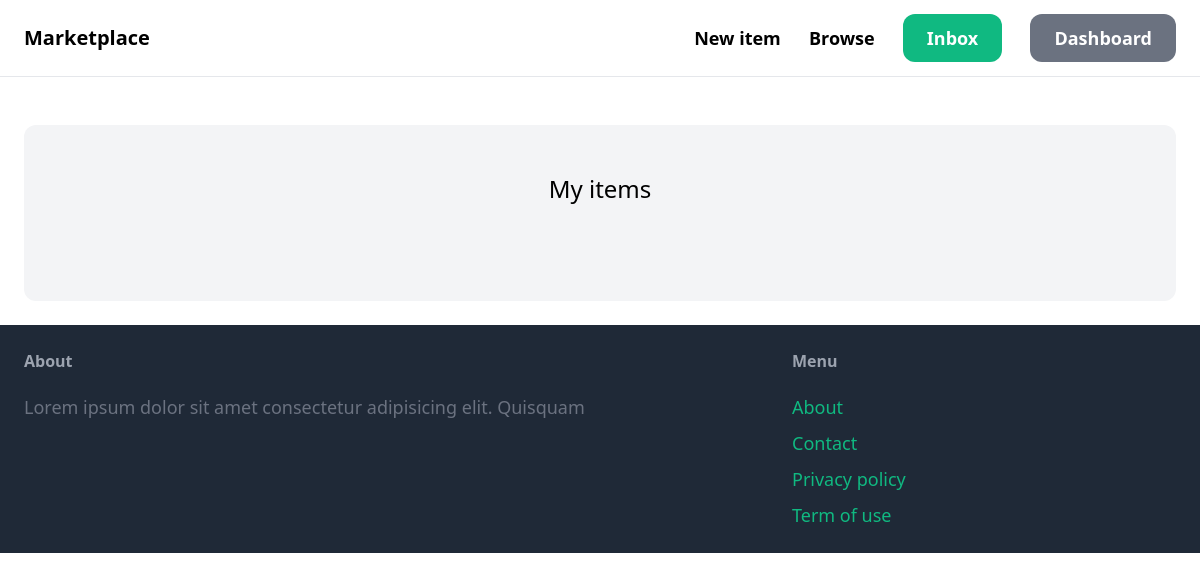
Page /dashboard/ (signed in) on the earlier database version.
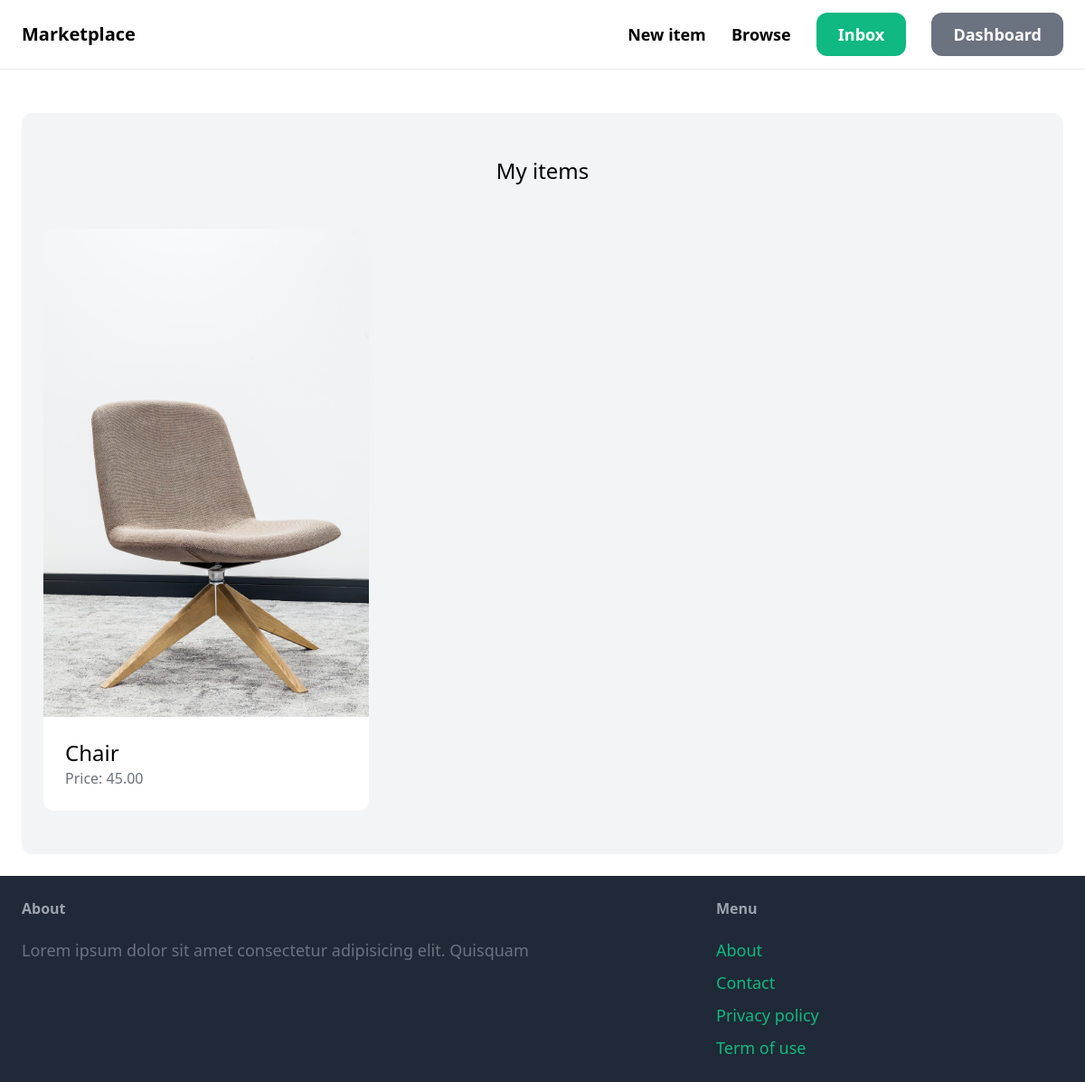
Same page on the later database version.
### item/models.py (models this page shows, shortened)
class Item(models.Model):
    category = models.ForeignKey(
        Category, related_name="items", on_delete=models.CASCADE
    )
    name = models.CharField(max_length=255)
    description = models.TextField(blank=True, null=True)
    price = models.DecimalField(max_digits=10, decimal_places=2)
    image = models.ImageField(upload_to="item_images", blank=True, null=True)
    is_sold = models.BooleanField(default=False)
    created_by = models.ForeignKey(User, related_name="items", on_delete=models.CASCADE)
    created_at = models.DateTimeField(auto_now_add=True)
    class Meta:
        ordering = ["-created_at"]

### dashboard/views.py (the view)
# urls.py: path("", views.index, name="index"),
@login_required
def index(request):
    items = Item.objects.filter(created_by=request.user)
    return render(request, "dashboard/index.html", {"items": items})

### dashboard/templates/dashboard/index.html
{% extends 'core/base.html' %} {% block title %}Dashboard{% endblock %} {% block content %}
<div class="mt-6 px-6 py-12 bg-gray-100 rounded-xl">
    <h2 class="mb-12 text-2xl text-center">My items</h2>
    <div class="grid grid-cols-3 gap-3">
        {% for item in items %}
        <div>
            <a href="{% url 'item:detail' item.id %}">
                <div>
                    <img src="{{ item.image.url }}" class="rounded-t-xl" />
                </div>
                <div class="p-6 bg-white rounded-b-xl">
                    <h2 class="text-2xl">{{ item.name }}</h2>
                    <p class="text-gray-500">Price: {{ item.price }}</p>
                </div>
            </a>
        </div>
        {% endfor %}
    </div>
</div>
{% endblock %}

Differences in the rows shown:
added Item: image (picture), name "Chair", price "45.00"
